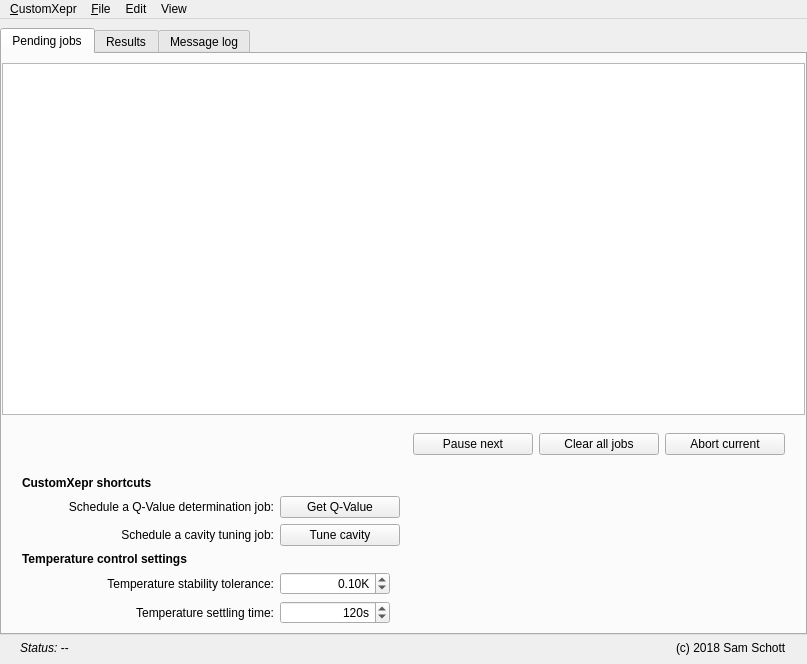
<?xml version="1.0" encoding="UTF-8"?>
<ui version="4.0">
 <class>MainWindow</class>
 <widget class="QMainWindow" name="MainWindow">
  <property name="geometry">
   <rect>
    <x>0</x>
    <y>0</y>
    <width>807</width>
    <height>664</height>
   </rect>
  </property>
  <property name="palette">
   <palette>
    <active>
     <colorrole role="AlternateBase">
      <brush brushstyle="SolidPattern">
       <color alpha="255">
        <red>241</red>
        <green>243</green>
        <blue>243</blue>
       </color>
      </brush>
     </colorrole>
    </active>
    <inactive>
     <colorrole role="AlternateBase">
      <brush brushstyle="SolidPattern">
       <color alpha="255">
        <red>241</red>
        <green>243</green>
        <blue>243</blue>
       </color>
      </brush>
     </colorrole>
    </inactive>
    <disabled>
     <colorrole role="AlternateBase">
      <brush brushstyle="SolidPattern">
       <color alpha="255">
        <red>241</red>
        <green>243</green>
        <blue>243</blue>
       </color>
      </brush>
     </colorrole>
    </disabled>
   </palette>
  </property>
  <property name="windowTitle">
   <string>CustomXepr</string>
  </property>
  <property name="unifiedTitleAndToolBarOnMac">
   <bool>false</bool>
  </property>
  <widget class="QWidget" name="centralwidget">
   <layout class="QGridLayout" name="gridLayout">
    <property name="leftMargin">
     <number>0</number>
    </property>
    <property name="rightMargin">
     <number>0</number>
    </property>
    <item row="2" column="0" rowspan="3" colspan="4">
     <layout class="QGridLayout" name="gridLayout_8">
      <property name="leftMargin">
       <number>20</number>
      </property>
      <property name="rightMargin">
       <number>20</number>
      </property>
      <item row="0" column="0">
       <widget class="QLabel" name="statusField">
        <property name="font">
         <font>
          <italic>true</italic>
         </font>
        </property>
        <property name="text">
         <string>Status: --</string>
        </property>
       </widget>
      </item>
      <item row="0" column="1" alignment="Qt::AlignRight">
       <widget class="QLabel" name="labelCopyRight">
        <property name="text">
         <string>(c) 2018 Sam Schott</string>
        </property>
       </widget>
      </item>
     </layout>
    </item>
    <item row="0" column="0" colspan="4">
     <widget class="QTabWidget" name="tabWidget">
      <property name="styleSheet">
       <string notr="true">QTabWidget::tab-bar
{
	alignment: center;
} 
</string>
      </property>
      <property name="currentIndex">
       <number>0</number>
      </property>
      <widget class="QWidget" name="tab">
       <attribute name="title">
        <string>Pending jobs</string>
       </attribute>
       <layout class="QGridLayout" name="gridLayout_4">
        <property name="leftMargin">
         <number>0</number>
        </property>
        <property name="rightMargin">
         <number>0</number>
        </property>
        <item row="0" column="0">
         <widget class="QTreeView" name="jobQueueDisplay">
          <property name="frameShape">
           <enum>QFrame::StyledPanel</enum>
          </property>
          <property name="editTriggers">
           <set>QAbstractItemView::NoEditTriggers</set>
          </property>
          <property name="alternatingRowColors">
           <bool>true</bool>
          </property>
          <property name="selectionMode">
           <enum>QAbstractItemView::MultiSelection</enum>
          </property>
          <property name="autoExpandDelay">
           <number>1</number>
          </property>
         </widget>
        </item>
        <item row="2" column="0">
         <layout class="QGridLayout" name="gridLayout_11" columnstretch="1,2">
          <property name="leftMargin">
           <number>20</number>
          </property>
          <property name="topMargin">
           <number>15</number>
          </property>
          <property name="rightMargin">
           <number>20</number>
          </property>
          <item row="4" column="0">
           <widget class="QLabel" name="labelT_tolerance">
            <property name="sizePolicy">
             <sizepolicy hsizetype="Expanding" vsizetype="Preferred">
              <horstretch>0</horstretch>
              <verstretch>0</verstretch>
             </sizepolicy>
            </property>
            <property name="toolTip">
             <string>&lt;html&gt;&lt;head/&gt;&lt;body&gt;&lt;p&gt;Maximum fluctuations allowed for the temperature to be considered stable.&lt;/p&gt;&lt;/body&gt;&lt;/html&gt;</string>
            </property>
            <property name="text">
             <string>Temperature stability tolerance:</string>
            </property>
            <property name="alignment">
             <set>Qt::AlignRight|Qt::AlignTrailing|Qt::AlignVCenter</set>
            </property>
           </widget>
          </item>
          <item row="5" column="0">
           <widget class="QLabel" name="labelT_settling">
            <property name="sizePolicy">
             <sizepolicy hsizetype="Expanding" vsizetype="Preferred">
              <horstretch>0</horstretch>
              <verstretch>0</verstretch>
             </sizepolicy>
            </property>
            <property name="toolTip">
             <string>&lt;html&gt;&lt;head/&gt;&lt;body&gt;&lt;p&gt;Settling time for the temperature after fluctuations are within the tolerance.&lt;/p&gt;&lt;/body&gt;&lt;/html&gt;</string>
            </property>
            <property name="text">
             <string>Temperature settling time:</string>
            </property>
            <property name="alignment">
             <set>Qt::AlignRight|Qt::AlignTrailing|Qt::AlignVCenter</set>
            </property>
           </widget>
          </item>
          <item row="5" column="1" alignment="Qt::AlignLeft">
           <widget class="ScienDSpinBox" name="lineEditT_settling">
            <property name="minimumSize">
             <size>
              <width>110</width>
              <height>0</height>
             </size>
            </property>
            <property name="maximumSize">
             <size>
              <width>110</width>
              <height>16777215</height>
             </size>
            </property>
            <property name="toolTip">
             <string>&lt;html&gt;&lt;head/&gt;&lt;body&gt;&lt;p&gt;Settling time for the temperature after fluctuations are within the tolerance.&lt;/p&gt;&lt;/body&gt;&lt;/html&gt;</string>
            </property>
            <property name="alignment">
             <set>Qt::AlignRight|Qt::AlignTrailing|Qt::AlignVCenter</set>
            </property>
            <property name="suffix">
             <string>s</string>
            </property>
            <property name="decimals">
             <number>0</number>
            </property>
            <property name="maximum">
             <double>99999.000000000000000</double>
            </property>
            <property name="singleStep">
             <double>10.000000000000000</double>
            </property>
            <property name="value">
             <double>120.000000000000000</double>
            </property>
           </widget>
          </item>
          <item row="1" column="0">
           <widget class="QLabel" name="label_3">
            <property name="text">
             <string>Schedule a Q-Value determination job:</string>
            </property>
            <property name="alignment">
             <set>Qt::AlignRight|Qt::AlignTrailing|Qt::AlignVCenter</set>
            </property>
           </widget>
          </item>
          <item row="4" column="1" alignment="Qt::AlignLeft">
           <widget class="ScienDSpinBox" name="lineEditT_tolerance">
            <property name="minimumSize">
             <size>
              <width>110</width>
              <height>0</height>
             </size>
            </property>
            <property name="maximumSize">
             <size>
              <width>110</width>
              <height>16777215</height>
             </size>
            </property>
            <property name="toolTip">
             <string>&lt;html&gt;&lt;head/&gt;&lt;body&gt;&lt;p&gt;Maximum fluctuations allowed for the temperature to be considered stable.&lt;/p&gt;&lt;/body&gt;&lt;/html&gt;</string>
            </property>
            <property name="alignment">
             <set>Qt::AlignRight|Qt::AlignTrailing|Qt::AlignVCenter</set>
            </property>
            <property name="suffix">
             <string>K</string>
            </property>
            <property name="singleStep">
             <double>0.100000000000000</double>
            </property>
            <property name="value">
             <double>0.100000000000000</double>
            </property>
           </widget>
          </item>
          <item row="2" column="0">
           <widget class="QLabel" name="label_4">
            <property name="text">
             <string>Schedule a cavity tuning job:</string>
            </property>
            <property name="alignment">
             <set>Qt::AlignRight|Qt::AlignTrailing|Qt::AlignVCenter</set>
            </property>
           </widget>
          </item>
          <item row="0" column="0" colspan="2">
           <widget class="QLabel" name="labelCustomXeprControl">
            <property name="font">
             <font>
              <weight>75</weight>
              <bold>true</bold>
             </font>
            </property>
            <property name="text">
             <string>CustomXepr shortcuts</string>
            </property>
           </widget>
          </item>
          <item row="3" column="0" colspan="2">
           <widget class="QLabel" name="labelTempControl">
            <property name="font">
             <font>
              <weight>75</weight>
              <bold>true</bold>
             </font>
            </property>
            <property name="text">
             <string>Temperature control settings</string>
            </property>
           </widget>
          </item>
          <item row="1" column="1" alignment="Qt::AlignLeft">
           <widget class="QPushButton" name="qValueButton">
            <property name="minimumSize">
             <size>
              <width>120</width>
              <height>0</height>
             </size>
            </property>
            <property name="maximumSize">
             <size>
              <width>120</width>
              <height>16777215</height>
             </size>
            </property>
            <property name="text">
             <string>Get Q-Value</string>
            </property>
           </widget>
          </item>
          <item row="2" column="1" alignment="Qt::AlignLeft">
           <widget class="QPushButton" name="tuneButton">
            <property name="minimumSize">
             <size>
              <width>120</width>
              <height>0</height>
             </size>
            </property>
            <property name="maximumSize">
             <size>
              <width>120</width>
              <height>16777215</height>
             </size>
            </property>
            <property name="text">
             <string>Tune cavity</string>
            </property>
           </widget>
          </item>
         </layout>
        </item>
        <item row="1" column="0">
         <layout class="QGridLayout" name="gridLayout_12">
          <property name="leftMargin">
           <number>20</number>
          </property>
          <property name="topMargin">
           <number>12</number>
          </property>
          <property name="rightMargin">
           <number>20</number>
          </property>
          <property name="bottomMargin">
           <number>0</number>
          </property>
          <item row="0" column="0">
           <spacer name="horizontalSpacer_2">
            <property name="orientation">
             <enum>Qt::Horizontal</enum>
            </property>
            <property name="sizeHint" stdset="0">
             <size>
              <width>40</width>
              <height>20</height>
             </size>
            </property>
           </spacer>
          </item>
          <item row="0" column="1">
           <widget class="QPushButton" name="pauseButton">
            <property name="minimumSize">
             <size>
              <width>120</width>
              <height>0</height>
             </size>
            </property>
            <property name="maximumSize">
             <size>
              <width>120</width>
              <height>16777215</height>
             </size>
            </property>
            <property name="toolTip">
             <string>&lt;html&gt;&lt;head/&gt;&lt;body&gt;&lt;p&gt;Pause after the current job has been executed. &lt;/p&gt;&lt;/body&gt;&lt;/html&gt;</string>
            </property>
            <property name="text">
             <string>Pause next</string>
            </property>
           </widget>
          </item>
          <item row="0" column="3">
           <widget class="QPushButton" name="abortButton">
            <property name="minimumSize">
             <size>
              <width>120</width>
              <height>0</height>
             </size>
            </property>
            <property name="maximumSize">
             <size>
              <width>120</width>
              <height>16777215</height>
             </size>
            </property>
            <property name="toolTip">
             <string>&lt;html&gt;&lt;head/&gt;&lt;body&gt;&lt;p&gt;Abort the current job, move on to the next.&lt;/p&gt;&lt;/body&gt;&lt;/html&gt;</string>
            </property>
            <property name="text">
             <string>Abort current</string>
            </property>
           </widget>
          </item>
          <item row="0" column="2">
           <widget class="QPushButton" name="clearButton">
            <property name="minimumSize">
             <size>
              <width>120</width>
              <height>0</height>
             </size>
            </property>
            <property name="maximumSize">
             <size>
              <width>120</width>
              <height>16777215</height>
             </size>
            </property>
            <property name="toolTip">
             <string>&lt;html&gt;&lt;head/&gt;&lt;body&gt;&lt;p&gt;Clear all pending jobs.&lt;/p&gt;&lt;/body&gt;&lt;/html&gt;</string>
            </property>
            <property name="text">
             <string>Clear all jobs</string>
            </property>
           </widget>
          </item>
         </layout>
        </item>
       </layout>
      </widget>
      <widget class="QWidget" name="tab_2">
       <attribute name="title">
        <string>Results</string>
       </attribute>
       <layout class="QGridLayout" name="gridLayout_6">
        <property name="leftMargin">
         <number>0</number>
        </property>
        <property name="rightMargin">
         <number>0</number>
        </property>
        <item row="0" column="0">
         <widget class="QTreeView" name="resultQueueDisplay">
          <property name="editTriggers">
           <set>QAbstractItemView::NoEditTriggers</set>
          </property>
          <property name="alternatingRowColors">
           <bool>true</bool>
          </property>
          <property name="selectionMode">
           <enum>QAbstractItemView::MultiSelection</enum>
          </property>
         </widget>
        </item>
       </layout>
      </widget>
      <widget class="QWidget" name="tab_3">
       <attribute name="title">
        <string>Message log</string>
       </attribute>
       <layout class="QGridLayout" name="gridLayout_5">
        <property name="leftMargin">
         <number>0</number>
        </property>
        <property name="rightMargin">
         <number>0</number>
        </property>
        <item row="1" column="0">
         <layout class="QGridLayout" name="gridLayout_9" columnstretch="1,2">
          <property name="leftMargin">
           <number>20</number>
          </property>
          <property name="topMargin">
           <number>20</number>
          </property>
          <property name="rightMargin">
           <number>20</number>
          </property>
          <property name="bottomMargin">
           <number>20</number>
          </property>
          <item row="4" column="1">
           <widget class="QRadioButton" name="radioButtonInfoMail">
            <property name="text">
             <string>Infos</string>
            </property>
            <attribute name="buttonGroup">
             <string notr="true">bG</string>
            </attribute>
           </widget>
          </item>
          <item row="2" column="1">
           <widget class="QRadioButton" name="radioButtonErrorMail">
            <property name="text">
             <string>Errors</string>
            </property>
            <attribute name="buttonGroup">
             <string notr="true">bG</string>
            </attribute>
           </widget>
          </item>
          <item row="3" column="1">
           <widget class="QRadioButton" name="radioButtonWarningMail">
            <property name="text">
             <string>Warnings (default)</string>
            </property>
            <property name="checked">
             <bool>true</bool>
            </property>
            <attribute name="buttonGroup">
             <string notr="true">bG</string>
            </attribute>
           </widget>
          </item>
          <item row="5" column="1">
           <widget class="QRadioButton" name="radioButtonNoMail">
            <property name="text">
             <string>Silent</string>
            </property>
            <attribute name="buttonGroup">
             <string notr="true">bG</string>
            </attribute>
           </widget>
          </item>
          <item row="1" column="1" alignment="Qt::AlignLeft">
           <widget class="QLineEdit" name="lineEditEmailList">
            <property name="sizePolicy">
             <sizepolicy hsizetype="Preferred" vsizetype="Fixed">
              <horstretch>0</horstretch>
              <verstretch>0</verstretch>
             </sizepolicy>
            </property>
            <property name="minimumSize">
             <size>
              <width>300</width>
              <height>0</height>
             </size>
            </property>
            <property name="maximumSize">
             <size>
              <width>300</width>
              <height>16777215</height>
             </size>
            </property>
            <property name="toolTip">
             <string>&lt;html&gt;&lt;head/&gt;&lt;body&gt;&lt;p&gt;Comma seperated list of addresses that notification emails will be sent to.&lt;/p&gt;&lt;/body&gt;&lt;/html&gt;</string>
            </property>
           </widget>
          </item>
          <item row="1" column="0">
           <widget class="QLabel" name="label">
            <property name="text">
             <string>Email addresses:</string>
            </property>
            <property name="alignment">
             <set>Qt::AlignRight|Qt::AlignTrailing|Qt::AlignVCenter</set>
            </property>
           </widget>
          </item>
          <item row="0" column="0" colspan="2">
           <widget class="QLabel" name="labelEmailSettings">
            <property name="sizePolicy">
             <sizepolicy hsizetype="Preferred" vsizetype="Preferred">
              <horstretch>0</horstretch>
              <verstretch>0</verstretch>
             </sizepolicy>
            </property>
            <property name="font">
             <font>
              <weight>75</weight>
              <bold>true</bold>
             </font>
            </property>
            <property name="text">
             <string>Email notifications settings</string>
            </property>
           </widget>
          </item>
          <item row="2" column="0">
           <widget class="QLabel" name="label_2">
            <property name="text">
             <string>Notification level:</string>
            </property>
            <property name="alignment">
             <set>Qt::AlignRight|Qt::AlignTrailing|Qt::AlignVCenter</set>
            </property>
           </widget>
          </item>
          <item row="3" column="0" rowspan="3">
           <spacer name="horizontalSpacer">
            <property name="orientation">
             <enum>Qt::Horizontal</enum>
            </property>
            <property name="sizeHint" stdset="0">
             <size>
              <width>40</width>
              <height>20</height>
             </size>
            </property>
           </spacer>
          </item>
         </layout>
        </item>
        <item row="0" column="0">
         <widget class="QTreeView" name="messageLogDisplay">
          <property name="frameShape">
           <enum>QFrame::StyledPanel</enum>
          </property>
          <property name="editTriggers">
           <set>QAbstractItemView::NoEditTriggers</set>
          </property>
          <property name="alternatingRowColors">
           <bool>true</bool>
          </property>
          <property name="selectionMode">
           <enum>QAbstractItemView::MultiSelection</enum>
          </property>
         </widget>
        </item>
       </layout>
      </widget>
     </widget>
    </item>
   </layout>
  </widget>
  <widget class="QMenuBar" name="menubar">
   <property name="geometry">
    <rect>
     <x>0</x>
     <y>0</y>
     <width>807</width>
     <height>22</height>
    </rect>
   </property>
   <widget class="QMenu" name="menu_CustomXepr">
    <property name="geometry">
     <rect>
      <x>298</x>
      <y>154</y>
      <width>172</width>
      <height>96</height>
     </rect>
    </property>
    <property name="title">
     <string>&amp;CustomXepr</string>
    </property>
    <addaction name="action_About"/>
    <addaction name="separator"/>
    <addaction name="action_Exit"/>
   </widget>
   <widget class="QMenu" name="menu_Files">
    <property name="title">
     <string>&amp;File</string>
    </property>
    <addaction name="actionShow_log_files"/>
   </widget>
   <widget class="QMenu" name="menuView">
    <property name="title">
     <string>View</string>
    </property>
   </widget>
   <widget class="QMenu" name="menuEdit">
    <property name="title">
     <string>Edit</string>
    </property>
   </widget>
   <addaction name="menu_CustomXepr"/>
   <addaction name="menu_Files"/>
   <addaction name="menuEdit"/>
   <addaction name="menuView"/>
  </widget>
  <action name="action_About">
   <property name="text">
    <string> &amp;About CustomXepr...</string>
   </property>
  </action>
  <action name="action_Exit">
   <property name="text">
    <string> &amp;Quit CustomXepr</string>
   </property>
  </action>
  <action name="actionShow_log_files">
   <property name="text">
    <string>Show log files</string>
   </property>
  </action>
 </widget>
 <customwidgets>
  <customwidget>
   <class>ScienDSpinBox</class>
   <extends>QDoubleSpinBox</extends>
   <header>keithleygui.utils.scientific_spinbox.h</header>
  </customwidget>
 </customwidgets>
 <tabstops>
  <tabstop>tabWidget</tabstop>
  <tabstop>pauseButton</tabstop>
  <tabstop>clearButton</tabstop>
  <tabstop>abortButton</tabstop>
  <tabstop>qValueButton</tabstop>
  <tabstop>tuneButton</tabstop>
  <tabstop>lineEditT_tolerance</tabstop>
  <tabstop>lineEditT_settling</tabstop>
  <tabstop>lineEditEmailList</tabstop>
  <tabstop>radioButtonErrorMail</tabstop>
  <tabstop>radioButtonWarningMail</tabstop>
  <tabstop>radioButtonInfoMail</tabstop>
  <tabstop>radioButtonNoMail</tabstop>
 </tabstops>
 <resources/>
 <connections/>
 <buttongroups>
  <buttongroup name="bG"/>
 </buttongroups>
</ui>
